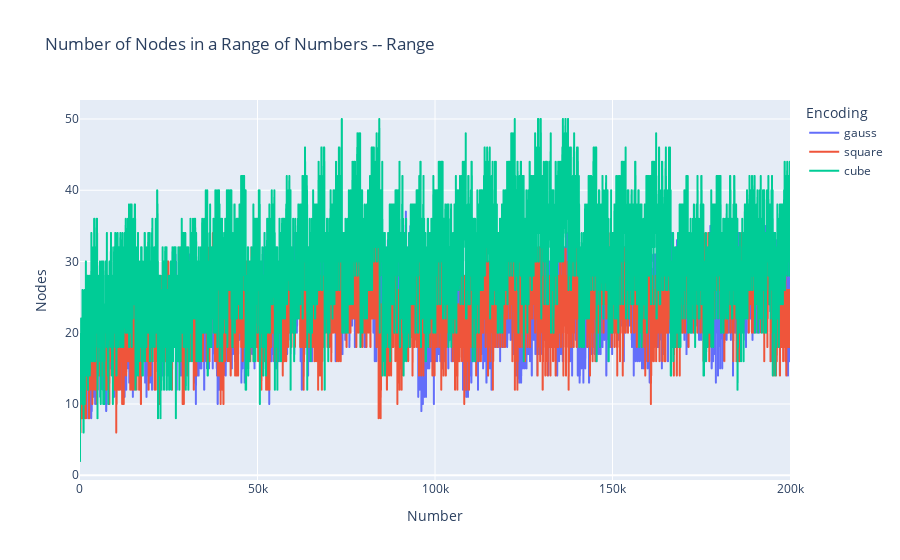

Notebook code cell kept with this figure:
### Markdown cell above
# Number-Based Evaluation

Some encodings are sensitive to certain numbers, because they are easier to represent in that space. 
Evaluate a contiguous number in a range.

### Code cell
def plot_range(title, center, interval_size, n_samples):
    strings = [(i,util.number_to_bit_string(i)) for i in range(center-interval_size//2,
                                                               center+interval_size//2, 
                                                               interval_size//n_samples)]
    dataset_scatter = []
    for encoding_name, btt, _ in ENCODINGS:
        dataset_scatter += [[encoding_name, i+1, btt(s).n_descendants] for i,s in strings]

    dfs = pd.DataFrame(dataset_scatter, columns=['Encoding', 'Number', 'Nodes']) 
    dfs

    fig = px.line(dfs, x="Number", y="Nodes", color="Encoding", 
                title=f"Number of Nodes in a Range of Numbers -- {title}")
    fig.show()


plot_range("Range", 100002, 200000, 10000)

### Figure 1 — Plotly figure (JSON) as saved in the notebook; plotly's stock layout.template omitted (floating-point values rounded to 4 significant figures; data arrays with more than 128 entries replaced by an {"elided": "..."} marker saying what was removed)
{"data": [{"hovertemplate": "Encoding=gauss<br>Number=%{x}<br>Nodes=%{y}<extra></extra>", "legendgroup": "gauss", "line": {"color": "#636efa", "dash": "solid"}, "marker": {"symbol": "circle"}, "mode": "lines", "name": "gauss", "showlegend": true, "type": "scattergl", "x": {"elided": "10000 int values"}, "xaxis": "x", "y": {"elided": "10000 int values"}, "yaxis": "y"}, {"hovertemplate": "Encoding=square<br>Number=%{x}<br>Nodes=%{y}<extra></extra>", "legendgroup": "square", "line": {"color": "#EF553B", "dash": "solid"}, "marker": {"symbol": "circle"}, "mode": "lines", "name": "square", "showlegend": true, "type": "scattergl", "x": {"elided": "10000 int values"}, "xaxis": "x", "y": {"elided": "10000 int values"}, "yaxis": "y"}, {"hovertemplate": "Encoding=cube<br>Number=%{x}<br>Nodes=%{y}<extra></extra>", "legendgroup": "cube", "line": {"color": "#00cc96", "dash": "solid"}, "marker": {"symbol": "circle"}, "mode": "lines", "name": "cube", "showlegend": true, "type": "scattergl", "x": {"elided": "10000 int values"}, "xaxis": "x", "y": {"elided": "10000 int values"}, "yaxis": "y"}], "layout": {"legend": {"title": {"text": "Encoding"}, "tracegroupgap": 0}, "title": {"text": "Number of Nodes in a Range of Numbers -- Range"}, "xaxis": {"anchor": "y", "domain": [0, 1], "title": {"text": "Number"}}, "yaxis": {"anchor": "x", "domain": [0, 1], "title": {"text": "Nodes"}}}}
